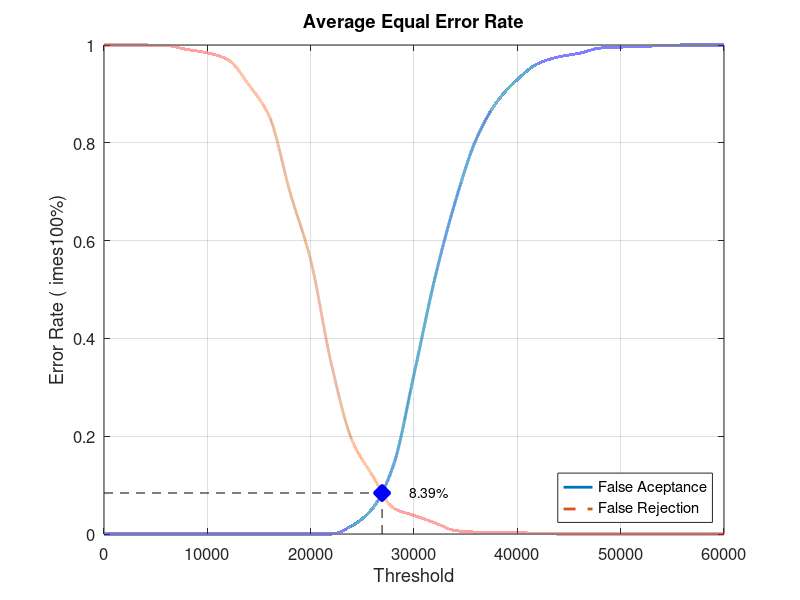
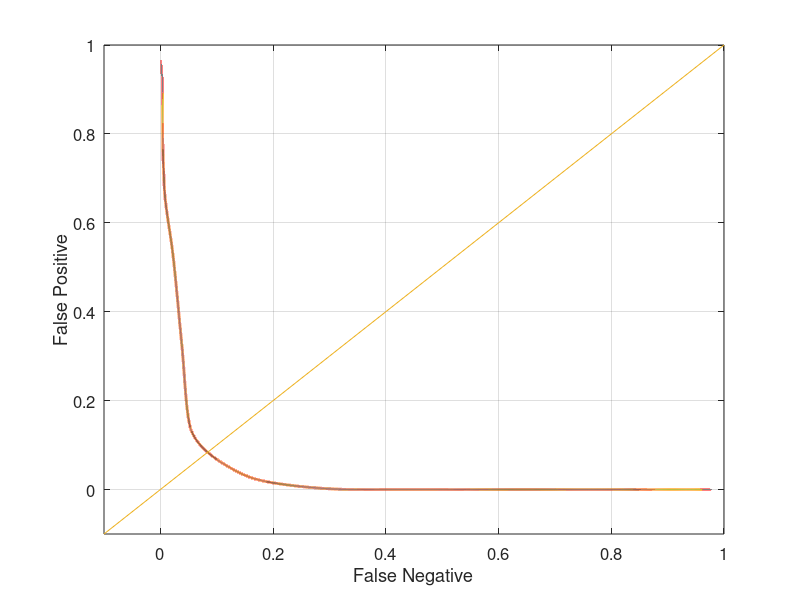

The MATLAB source for these figures, in order:
close all;
clear;
clc;
x = 0:2000:60000;
xq = 0:0.5:60000;

y0 = [0 0 0 0 0 0 0 0 0 0 0 0 0.0168421 0.0526316 0.14 0.326316 0.521053 0.68 0.806316 0.883158 0.929474 0.962105 0.975789 0.983158 0.993684 0.99579 0.996842 0.998947 1 1 1]
yy0 = interp1(x, y0, xq, 'pchip');
y1 = [1 1 1 0.999 0.991 0.984 0.97 0.919 0.854 0.699 0.56 0.348 0.192 0.119 0.053 0.038 0.023 0.007 0.004 0.004 0.003 0.001 0 0 0 0 0 0 0 0 0]
yy1 = interp1(x, y1, xq, 'pchip');

% Calculating EER: 
y2 = abs(y0 - y1);
find(y2 == min(y2))
yy2 = abs(yy0 - yy1);
xEER = find(yy2 == min(yy2));
xEERIndex = xq(xEER) % X-axis EER
yEER = yy0(xEER) % Y-axis EER

main = figure
plot(xq, yy0,'-','LineWidth', 2);	hold on
plot(xq, yy1,'--','LineWidth', 2);	hold on
plot([xEERIndex xEERIndex], [0 yEER], 'k--');	hold on
plot([0 xEERIndex], [yEER yEER], 'k--');	hold on
plot(xEERIndex, yEER, 'bx', 'LineWidth', 10);	hold on
text(xEERIndex + 10 * xEERIndex / 100, yEER, [num2str(round((10000 * yEER)) / 100) '%'])
legend('False Aceptance', 'False Rejection', 'Location', 'SouthEast')
xlabel('Threshold')
ylabel('Error Rate (	imes100%)')
title('Average Equal Error Rate')
set(gca, 'FontSize', 12)
axis([0 60000 0 1])
grid on

print(main, 'Database2AverageMain', '-dpng');
FNRxFPR = figure('Color', [1 1 1]);
plot(yy1, yy0, '-', yy1, yy0, 'LineWidth', 2);
hold on
y = -0.1:0.1:1
plot(y, y); 
set(gca, 'FontSize', 12)
xlabel('False Negative')
ylabel('False Positive')
axis([-0.1 1 -0.1 1])
set(gca, 'FontSize', 12)
grid on

print(FNRxFPR, 'Database2AverageFNRxFPR','-dpng');
